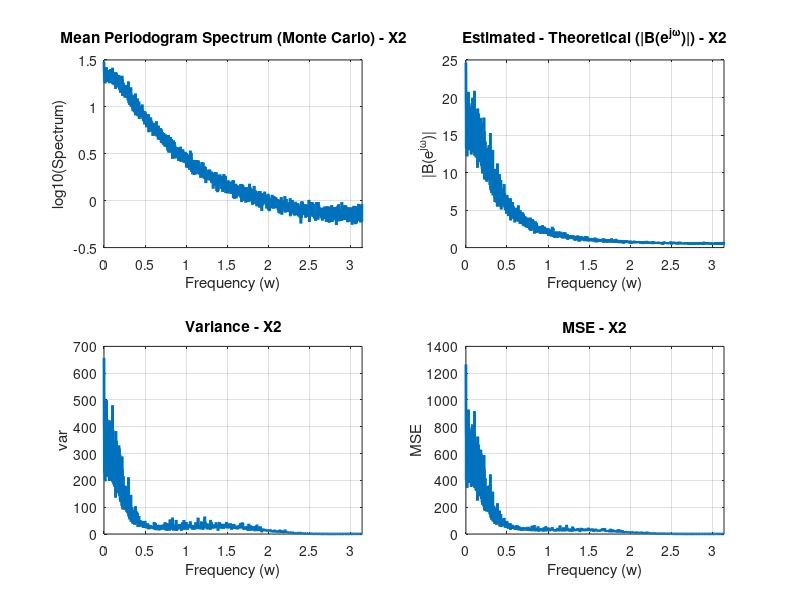

This chart was generated by the following MATLAB code:
% question3_4_x2.m
% Mean periodogram and bias/variance/MSE calculations for X2
close all; clear; clc;

Mc = 100;
N = 1024;
N2 = 4096;
sigma2 = sqrt(0.51);

Pxx_mean = zeros(1, N2);

for m = 1:Mc
    w2 = sigma2 * randn(1, N2);
    x2 = zeros(1, N2);
    a = 0.7;
    for n = 2:N2
        x2(n) = a * x2(n-1) + w2(n);
    end
    X2 = fft(x2);
    Pxx = (1/N) * abs(X2).^2;
    Pxx_mean = Pxx_mean + Pxx;
end
Pxx_mean = Pxx_mean / Mc;

freq = linspace(0, 2*pi, N2);

% Plot mean periodogram
figure;
subplot(2,2,1);
plot(freq(1:N2/2), log10(Pxx_mean(1:N2/2)), 'LineWidth', 2);
title('Mean Periodogram Spectrum (Monte Carlo) - X2');
xlabel('Frequency (w)');
ylabel('log10(Spectrum)');
grid on;
xlim([0, pi]);

% Theoretical spectrum
S = 0.51 ./ (1.49 - 1.4 .* cos(freq));
B = Pxx_mean - S;

subplot(2,2,2);
plot(freq(1:N2/2), abs(B(1:N2/2)), 'LineWidth', 2);
title('Estimated - Theoretical (|B(e^{j\omega})|) - X2');
xlabel('Frequency (w)');
ylabel('|B(e^{j\omega})|');
grid on;
xlim([0, pi]);

% Variance
var = zeros(1, N2);
for m = 1:Mc
    w2 = sigma2 * randn(1, N);
    coefficients = [1 -3 -4];
    x2 = filter(coefficients, 1, w2);
    x2 = [x2, zeros(1, N2 - N)];
    X2 = fft(x2);
    Pxx = (1/N2) * abs(X2).^2;
    var = var + (abs(Pxx - Pxx_mean)).^2;
end
var = var / Mc;

subplot(2,2,3);
plot(freq(1:N2/2), var(1:N2/2), 'LineWidth', 2);
title('Variance - X2');
xlabel('Frequency (w)');
ylabel('var');
grid on;
xlim([0, pi]);

% MSE
MSE = var + B.^2;
subplot(2,2,4);
plot(freq(1:N2/2), MSE(1:N2/2), 'LineWidth', 2);
title('MSE - X2');
xlabel('Frequency (w)');
ylabel('MSE');
grid on;
xlim([0, pi]);

% Summary statistics (averages)
M = N2;
B_sum = sum(B(1:M)) / M;
var_sum = sum(var(1:M)) / M;
MSE_sum = sum(MSE(1:M)) / M;

disp(['B_sum = ' num2str(B_sum)]);
disp(['var_sum = ' num2str(var_sum)]);
disp(['MSE_sum = ' num2str(MSE_sum)]);
